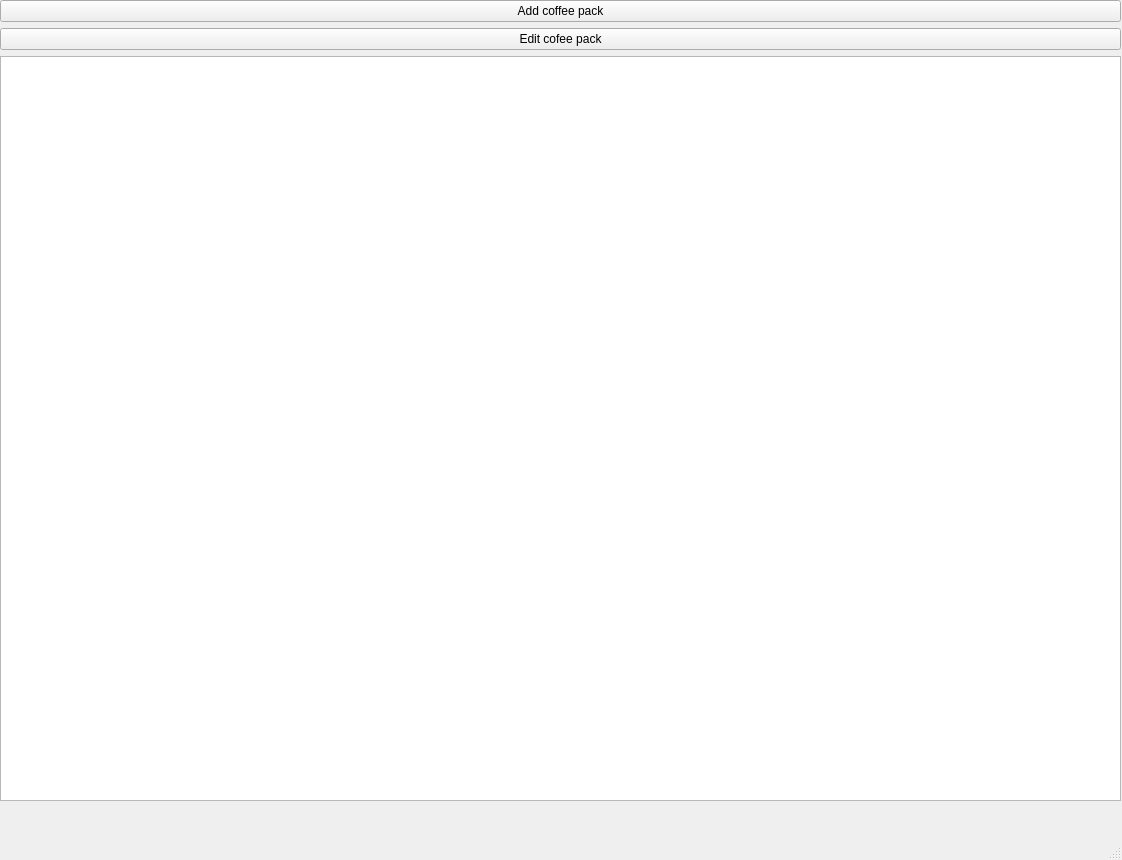
<?xml version="1.0" encoding="UTF-8"?>
<ui version="4.0">
 <class>MainWindow</class>
 <widget class="QMainWindow" name="MainWindow">
  <property name="geometry">
   <rect>
    <x>0</x>
    <y>0</y>
    <width>1122</width>
    <height>860</height>
   </rect>
  </property>
  <property name="windowTitle">
   <string>MainWindow</string>
  </property>
  <widget class="QWidget" name="centralwidget">
   <widget class="QWidget" name="verticalLayoutWidget">
    <property name="geometry">
     <rect>
      <x>0</x>
      <y>0</y>
      <width>1121</width>
      <height>801</height>
     </rect>
    </property>
    <layout class="QVBoxLayout" name="verticalLayout">
     <item>
      <widget class="QPushButton" name="add_pb">
       <property name="text">
        <string>Add coffee pack</string>
       </property>
      </widget>
     </item>
     <item>
      <widget class="QPushButton" name="edit_pb">
       <property name="text">
        <string>Edit cofee pack</string>
       </property>
      </widget>
     </item>
     <item>
      <widget class="QTableWidget" name="coffee_table"/>
     </item>
    </layout>
   </widget>
  </widget>
  <widget class="QMenuBar" name="menubar">
   <property name="geometry">
    <rect>
     <x>0</x>
     <y>0</y>
     <width>1122</width>
     <height>26</height>
    </rect>
   </property>
  </widget>
  <widget class="QStatusBar" name="statusbar"/>
 </widget>
 <resources/>
 <connections/>
</ui>
